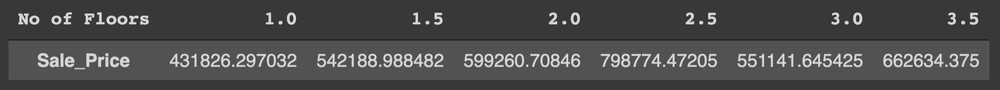
#> input picture Training/Assignments/Module 5 assignment_updated/images/image1.png, 1000 x 90 px, shrunk from 2404 x 216 before the run, given in place of image1.jpg, which was not available
$ jupyter execute --allow-errors opencv.ipynb   (text cells are left out)
#> lines starting #> are read from the running program, lines starting #| are printed output that depends on the picture; after the words box and inside, x2 and y2 are one past the last pixel; in counts of white or black regions, pixels touching at a corner belong together; pictures that were not available may be replaced by others from this repository, and a replacement may not be noted
[cell 1]
import cv2

# path
path = r'E:\pyWork\pyProjects\opencv\image1.jpg'

# Reading an image in default mode
image = cv2.imread(path)
#> image is the input picture: shape (90, 1000, 3); min 33, max 239, mean 75.7

# Window name in which image is displayed
window_name = 'image'

# Using cv2.imshow() method
# Displaying the image
cv2.imshow(window_name, image)

#waits for user to press any key
#(this is necessary to avoid Python kernel form crashing)
cv2.waitKey(0)

#closing all open windows
cv2.destroyAllWindows()

[cell 2]
import cv2

img = cv2.imread('E:\pyWork\pyProjects\opencv\image1.jpg')

cv2.imshow("Original Image",img)

cv2.imwrite('Output.jpg',img) # creates a clone of img
cv2.imwrite('Output.png',img)
cv2.waitKey(0)

cv2.destroyAllWindows()

[cell 3]
import cv2

img = cv2.imread("E:\pyWork\pyProjects\opencv\image1.jpg")

print(img.shape) #image details : height, width,#layers(RGB)
#| (90, 1000, 3)

print("Height pixel value :", img.shape[0])
#| Height pixel value : 90
print("Width pixel value :", img.shape[1])
#| Width pixel value : 1000
print("Channel value :", img.shape[2])
#| Channel value : 3
cv2.imshow('Output',img)
cv2.waitKey(0)
cv2.destroyAllWindows()

[cell 4]
import cv2
img = cv2.imread("E:\pyWork\pyProjects\opencv\image1.jpg")

cv2.imshow("Original",img)
cv2.waitKey(0)

# to covert into grayscale:
#method 1
gray_img = cv2.cvtColor(img,cv2.COLOR_BGR2GRAY)
cv2.imshow("Gray Scale Image",gray_img)
cv2.waitKey(0)
cv2.destroyAllWindows()

[cell 5]
img = cv2.imread("E:\pyWork\pyProjects\opencv\image1.jpg",0)

cv2.imshow("Gray Scale image",img)

cv2.waitKey(0)
cv2.destroyAllWindows()

[cell 6]
# binary image -> black(0) and white(1) image
import cv2

#first converting the RGB image to grayscale for simplification

img =cv2.imread("E:\pyWork\pyProjects\opencv\image1.jpg",0)
cv2.imshow("Gray",img)

cv2.waitKey(0)

# creating threshold
# ret stors the return value in form of tuple
ret,b_w = cv2.threshold(img,127,255,cv2.THRESH_BINARY)
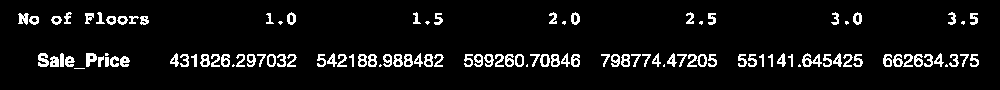
#> b_w: shape (90, 1000); 7.1% white in thin lines or dots, all inside (x1, y1, x2, y2) = (18, 12, 979, 69)
# values <=127 : black, 127<values<=255 : white

cv2.imshow("Binary Image",b_w)
cv2.waitKey(0)


cv2.destroyAllWindows()

[cell 7]
# HSV color space : Hue, Saturation,Value
# H - 0 to 180 deg  ; 0 - 180
# V - to 1/2  : 0 - 255
# S - to 1    : 0 - 255

import cv2

img = cv2.imread("E:\pyWork\pyProjects\opencv\Lenna.png")

#> (the rest of this cell did not finish here and is left out)

[cell 8]
import cv2
import numpy as np

img =cv2.imread("E:\pyWork\pyProjects\opencv\Lenna.png")

cv2.imshow("Original",img)
cv2.waitKey(0)

#> (the rest of this cell did not finish here and is left out)

[cell 9]
#image translation or image displacement

import cv2
import numpy as np

img =cv2.imread("E:\pyWork\pyProjects\opencv\Lenna.png")
# store height and width of the image
#> (the rest of this cell did not finish here and is left out)

[cell 10]
import cv2
import numpy as np

square = np.zeros((300,300),np.uint8)
cv2.rectangle(square,(50,50),(250,250),255,-1)
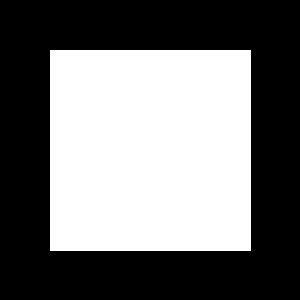
#> square: shape (300, 300); 44.9% white; 1 white region, box (x1, y1, x2, y2) and area: (50, 50, 251, 251) 40401
cv2.imshow('Square',square)
cv2.waitKey(0)
cv2.destroyAllWindows()

$ run again, with Training/Assignments/Module 5 assignment_updated/images/image2.png copied over Training/Assignments/Module 5 assignment_updated/images/image1.png
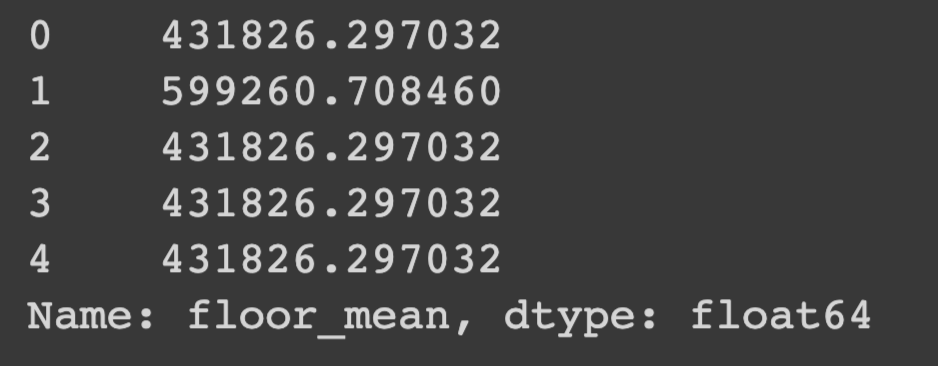
#> input picture Training/Assignments/Module 5 assignment_updated/images/image2.png, 938 x 366 px, given in place of image1.jpg, which was not available
#> image is the input picture: shape (366, 938, 3); min 56, max 213, mean 67
#| (366, 938, 3)
#| Height pixel value : 366
#| Width pixel value : 938
#| Channel value : 3
#> `ret,b_w = cv2.threshold(img,127,255,cv2.THRESH_BINARY)`:
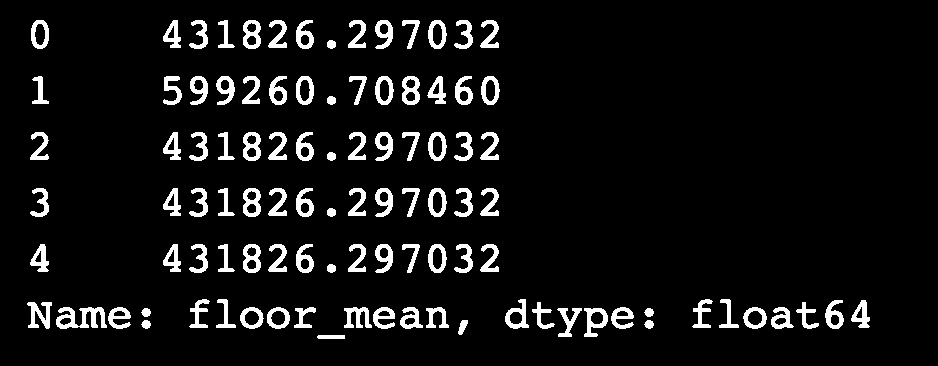
#> b_w: shape (366, 938); 7.1% white; 100 white regions, largest, box (x1, y1, x2, y2) and area: (56, 307, 107, 329) 620, (27, 302, 52, 329) 363, (584, 308, 608, 337) 346
#> square: shape (300, 300); 44.9% white; 1 white region, box (x1, y1, x2, y2) and area: (50, 50, 251, 251) 40401

$ run again, with Training/Assignments/Module 5 assignment_updated/images/image3.png copied over Training/Assignments/Module 5 assignment_updated/images/image1.png
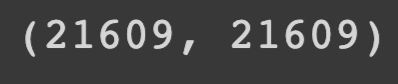
#> input picture Training/Assignments/Module 5 assignment_updated/images/image3.png, 398 x 84 px, given in place of image1.jpg, which was not available
#> image is the input picture: shape (84, 398, 3); min 56, max 213, mean 70.1
#| (84, 398, 3)
#| Height pixel value : 84
#| Width pixel value : 398
#| Channel value : 3
#> `ret,b_w = cv2.threshold(img,127,255,cv2.THRESH_BINARY)`:
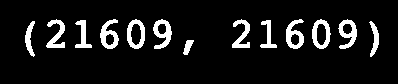
#> b_w: shape (84, 398); 9.2% white; 13 white regions, largest, box (x1, y1, x2, y2) and area: (153, 19, 172, 49) 297, (100, 19, 119, 49) 292, (286, 19, 304, 49) 289
#> square: shape (300, 300); 44.9% white; 1 white region, box (x1, y1, x2, y2) and area: (50, 50, 251, 251) 40401

$ run again, with Training/Assignments/Module 5 assignment_updated/images/image4.png copied over Training/Assignments/Module 5 assignment_updated/images/image1.png
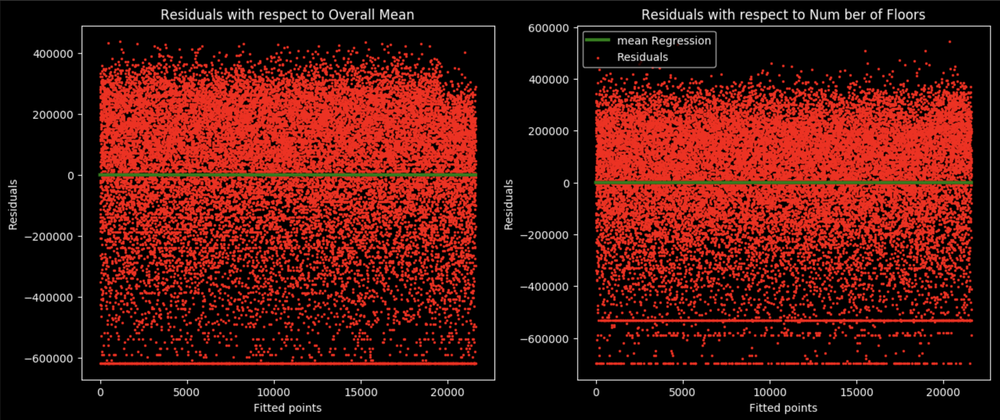
#> input picture Training/Assignments/Module 5 assignment_updated/images/image4.png, 1000 x 420 px, shrunk from 3118 x 1310 before the run, given in place of image1.jpg, which was not available
#> image is the input picture: shape (420, 1000, 3); mean B, G, R 14.4, 19.1, 71.6
#| (420, 1000, 3)
#| Height pixel value : 420
#| Width pixel value : 1000
#| Channel value : 3
#> `gray_img = cv2.cvtColor(img,cv2.COLOR_BGR2GRAY)`:
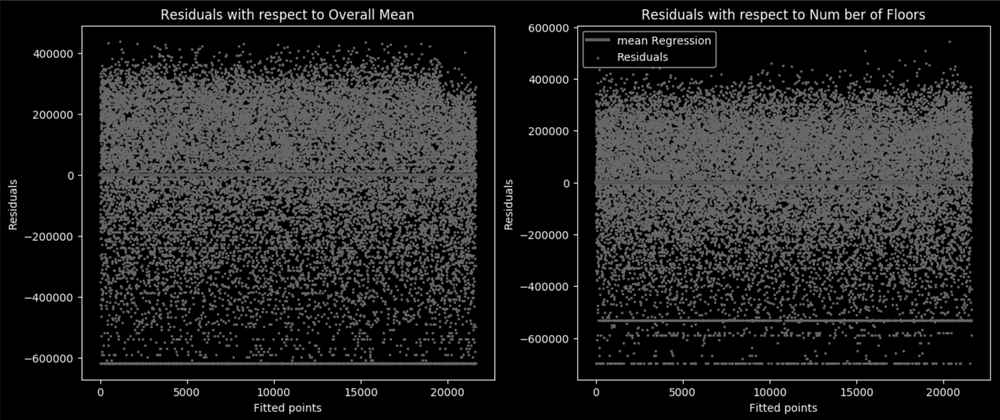
#> gray_img: shape (420, 1000); min 0, max 255, mean 34.3
#> `ret,b_w = cv2.threshold(img,127,255,cv2.THRESH_BINARY)`:
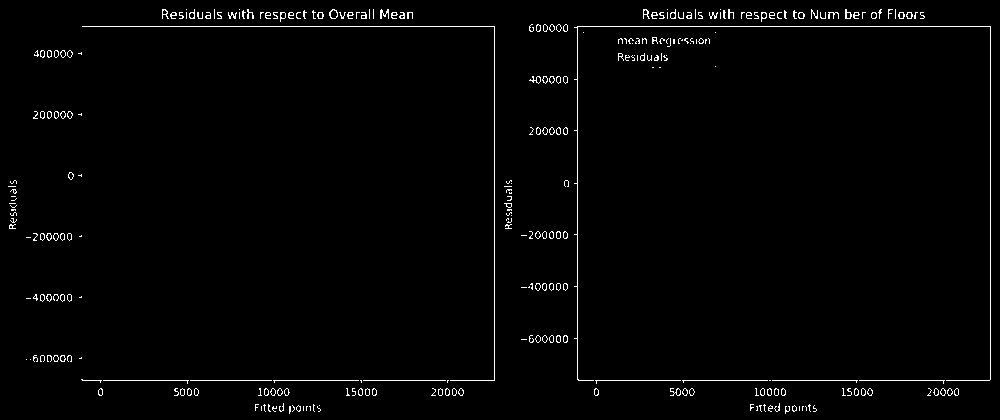
#> b_w: shape (420, 1000); 1.7% white in thin lines or dots
#> square: shape (300, 300); 44.9% white; 1 white region, box (x1, y1, x2, y2) and area: (50, 50, 251, 251) 40401
